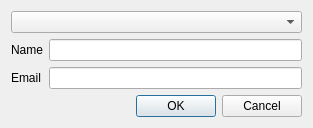
<?xml version="1.0" encoding="UTF-8"?>
<ui version="4.0">
 <class>personDialog</class>
 <widget class="QDialog" name="personDialog">
  <property name="geometry">
   <rect>
    <x>0</x>
    <y>0</y>
    <width>313</width>
    <height>118</height>
   </rect>
  </property>
  <property name="windowTitle">
   <string>Add Person</string>
  </property>
  <layout class="QVBoxLayout" name="verticalLayout">
   <item>
    <widget class="QComboBox" name="comboBox">
     <property name="toolTip">
      <string>A maintainer is someone with current commit access on this project. An author is anyone else you'd like to give credit to.</string>
     </property>
    </widget>
   </item>
   <item>
    <layout class="QGridLayout" name="gridLayout">
     <item row="0" column="0">
      <widget class="QLabel" name="label">
       <property name="text">
        <string>Name</string>
       </property>
      </widget>
     </item>
     <item row="0" column="1">
      <widget class="QLineEdit" name="nameLineEdit"/>
     </item>
     <item row="1" column="0">
      <widget class="QLabel" name="label_2">
       <property name="text">
        <string>Email</string>
       </property>
      </widget>
     </item>
     <item row="1" column="1">
      <widget class="QLineEdit" name="emailLineEdit">
       <property name="toolTip">
        <string>Email is required for maintainers, and optional for authors</string>
       </property>
      </widget>
     </item>
    </layout>
   </item>
   <item>
    <widget class="QDialogButtonBox" name="buttonBox">
     <property name="orientation">
      <enum>Qt::Horizontal</enum>
     </property>
     <property name="standardButtons">
      <set>QDialogButtonBox::Cancel|QDialogButtonBox::Ok</set>
     </property>
    </widget>
   </item>
  </layout>
 </widget>
 <resources/>
 <connections>
  <connection>
   <sender>buttonBox</sender>
   <signal>accepted()</signal>
   <receiver>personDialog</receiver>
   <slot>accept()</slot>
   <hints>
    <hint type="sourcelabel">
     <x>248</x>
     <y>254</y>
    </hint>
    <hint type="destinationlabel">
     <x>157</x>
     <y>274</y>
    </hint>
   </hints>
  </connection>
  <connection>
   <sender>buttonBox</sender>
   <signal>rejected()</signal>
   <receiver>personDialog</receiver>
   <slot>reject()</slot>
   <hints>
    <hint type="sourcelabel">
     <x>316</x>
     <y>260</y>
    </hint>
    <hint type="destinationlabel">
     <x>286</x>
     <y>274</y>
    </hint>
   </hints>
  </connection>
 </connections>
</ui>
